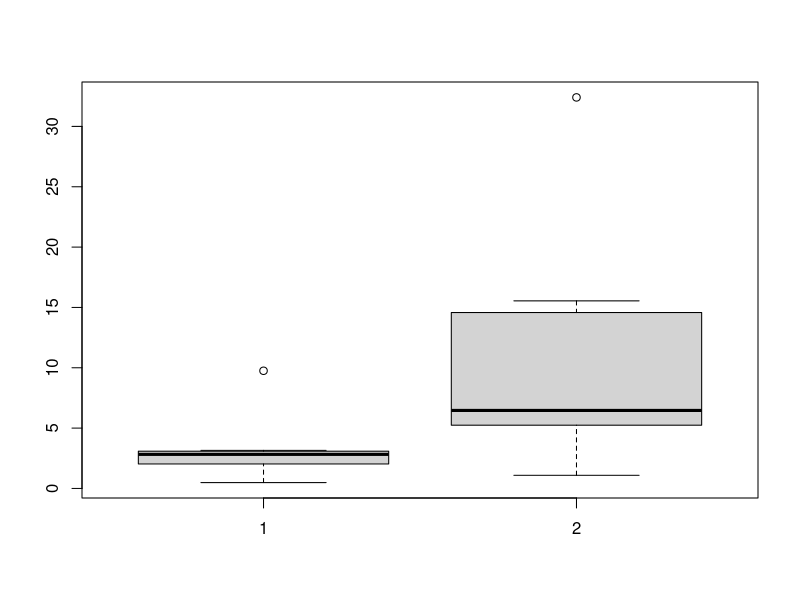
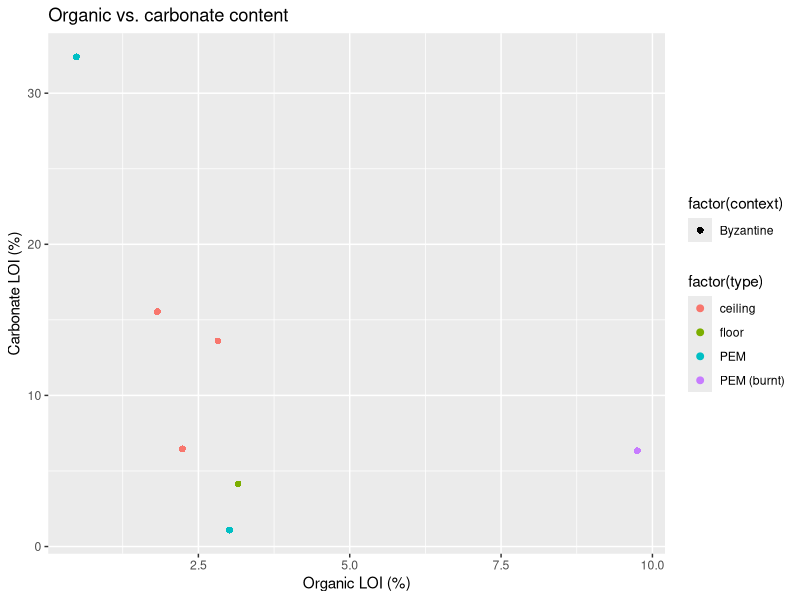
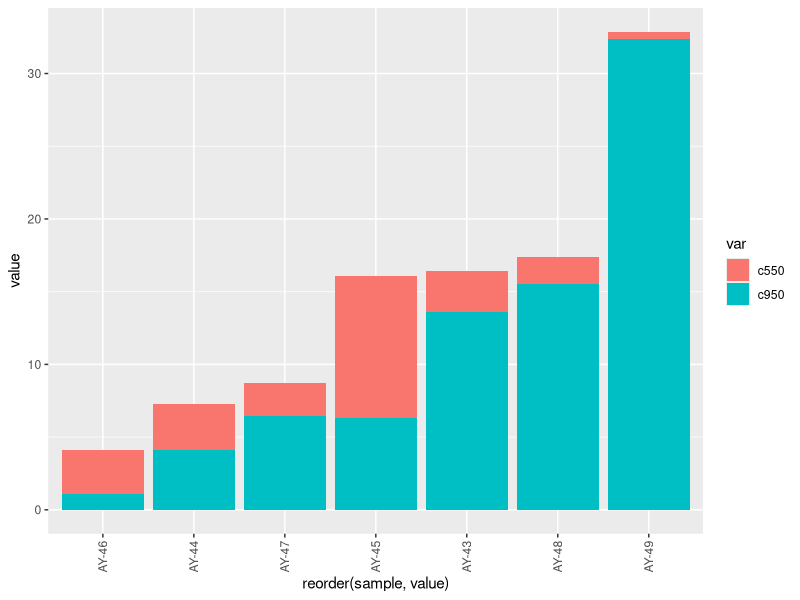
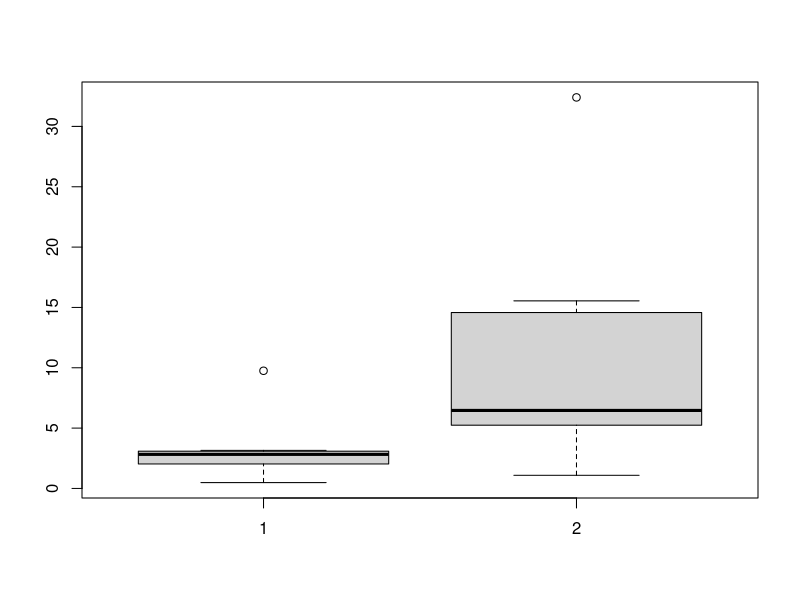

Write R code to recreate these figures, in order. (Note: this script raises an error after producing the figures.)
## ---- chunk 1
# Libraries
library(openxlsx); 
library(dplyr); 
library(ggplot2); 
library(ggrepel);
library(tidyr); 

loi <- read.xlsx("data/loi_AYB.xlsx", sep=";")
tga <- read.xlsx("data/tga_AYB.xlsx", sep=";")

summary(loi)
summary(tga)

# Remove rows containing words 'kekkila' (internal standard)
tga <- filter(tga, !grepl('kekkila', Name))

# TGA character columns to numeric
tga[, c(4:7)] <- sapply(tga[, c(4:7)], as.numeric)

# Sample names as rownames
rownames(loi) <- loi$sample
rownames(tga) <- tga$Name

# Creating new columns for analysis by subtracting crucible mass;
# "dry" (sample mass after drying)
# "c550" (sample mass after 550 C)
# "c950" (sample mass after 950 C)
loi$dry <- (loi$dry_weight - loi$crucible)
loi$c550mass <- (loi$after_550_C - loi$crucible)
loi$c950mass <- (loi$after_950_C - loi$crucible)

loi$c550 <- (loi$dry - loi$c550mass)/(loi$dry) * 100
loi$c950 <- (loi$c550mass - loi$c950mass)/(loi$c550mass) * 100

# Same with TGA
tga$c550 <- (tga$Dry - tga$Mass_550)/(tga$Dry) * 100
tga$c950 <- (tga$Mass_550 - tga$Mass_950)/(tga$Mass_550) * 100

## ---- chunk 2
# Total distribution of LOI in 550 C (1) and 950 C (2)
boxplot(loi$c550, loi$c950)

# Color by type      
ggplot(loi, 
      aes(c550, c950)) +
      geom_point(size=2, aes(shape = factor(context), colour = factor(type))) +
      labs(title = "Organic vs. carbonate content") +
      xlab('Organic LOI (%)') +
      ylab('Carbonate LOI (%)') +
      theme(axis.title = element_text())

# Stacked barplot (x = reorder(sample, LOI))
loi_long = gather(loi, key = var, value = value, c550, c950)

ggplot(loi_long, aes(x = reorder(sample, value), y = value, fill = var)) +
  geom_bar(stat = 'identity', position = 'stack') + 
    theme(axis.text.x = element_text(angle = 90, vjust = 0.5, hjust=1))


## ---- chunk 3
# Total distribution of LOI in 550 C (1) and 950 C (2)
boxplot(loi$c550, loi$c950)

# Color by type      
ggplot(tga, 
      aes(c550, c950, label = rownames(tga), colour = factor(type))) +
      geom_point(size=2) +
      geom_text_repel(size=3) + labs(title = "Organic vs. carbonate content") +
      xlab('Organic LOI (%)') +
      ylab('Carbonate LOI (%)') +
      theme(axis.title = element_text())
    

# Stacked barplot (x = reorder(sample, LOI))
tga_long = gather(tga, key = var, value = value, c550, c950)

ggplot(tga_long, aes(x = reorder(Name, value), y = value, fill = var)) +
  geom_bar(stat = 'identity', position = 'stack') + 
    theme(axis.text.x = element_text(angle = 90, vjust = 0.5, hjust=1))

